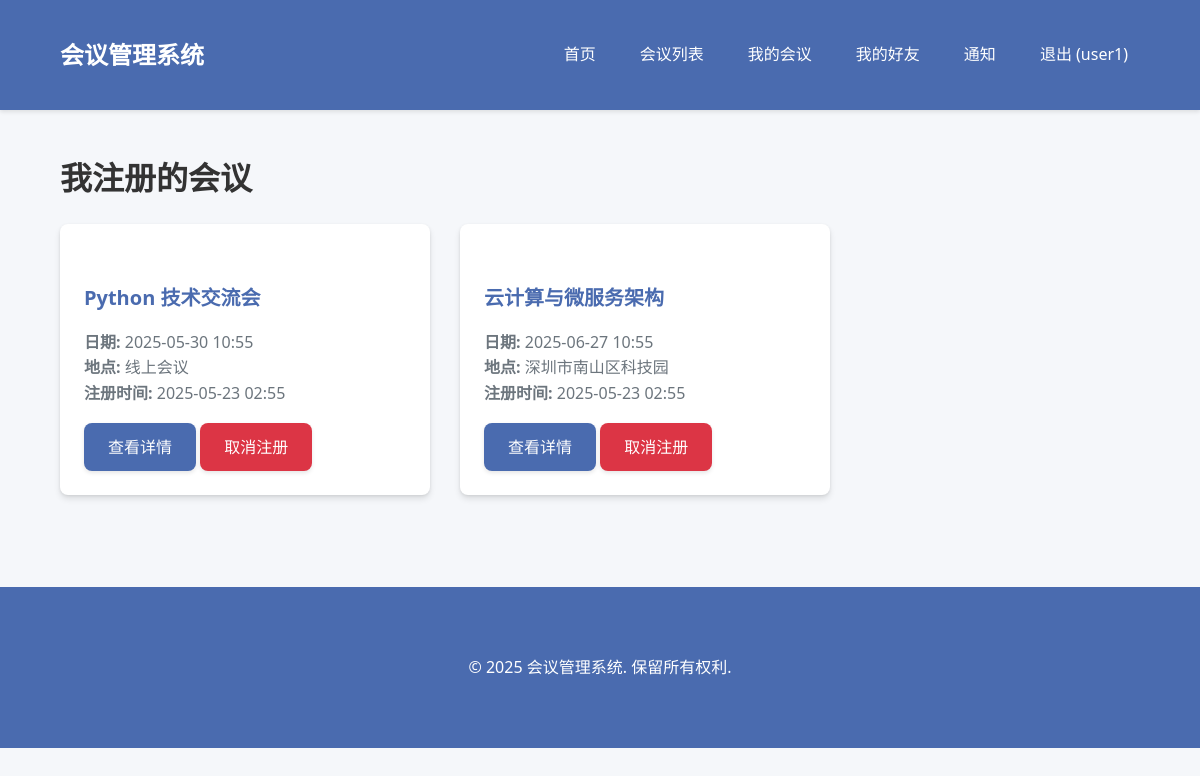
Screenshot of /api/registrations/ (signed in) with the database file from the repository.
### app/database.py (models this page shows)
class User(Base):
    __tablename__ = "users"  # 数据库表名
    id = Column(Integer, primary_key=True, index=True)  # 用户ID，主键
    username = Column(String, unique=True, index=True)  # 用户名，唯一
    email = Column(String, unique=True, index=True)  # 电子邮箱，唯一
    hashed_password = Column(String)  # 哈希后的密码
    is_admin = Column(Boolean, default=False)  # 是否为管理员
    created_at = Column(DateTime, default=datetime.utcnow)  # 创建时间
    conferences = relationship("Conference", back_populates="creator")  # 用户创建的会议
    registrations = relationship("Registration", back_populates="user")  # 用户参加的会议
    sent_friendships = relationship("Friendship", foreign_keys="Friendship.user_id", back_populates="user")  # 发起的好友关系
    received_friendships = relationship("Friendship", foreign_keys="Friendship.friend_id", back_populates="friend")  # 接收的好友关系
    notifications = relationship("Notification", foreign_keys="Notification.user_id", back_populates="user")  # 用户的通知

class Registration(Base):
    __tablename__ = "registrations"  # 数据库表名
    id = Column(Integer, primary_key=True, index=True)  # 注册ID，主键
    user_id = Column(Integer, ForeignKey("users.id"))  # 用户ID，外键
    conference_id = Column(Integer, ForeignKey("conferences.id"))  # 会议ID，外键
    registered_at = Column(DateTime, default=datetime.utcnow)  # 注册时间
    user = relationship("User", back_populates="registrations")  # 参会用户
    conference = relationship("Conference", back_populates="registrations")  # 参加的会议

class Conference(Base):
    __tablename__ = "conferences"  # 数据库表名
    id = Column(Integer, primary_key=True, index=True)  # 会议ID，主键
    title = Column(String, index=True)  # 会议标题
    description = Column(Text)  # 会议描述
    date = Column(DateTime)  # 会议日期
    location = Column(String)  # 会议地点
    created_at = Column(DateTime, default=datetime.utcnow)  # 创建时间
    creator_id = Column(Integer, ForeignKey("users.id"))  # 创建者ID，外键
    creator = relationship("User", back_populates="conferences")  # 会议创建者
    agenda_items = relationship("AgendaItem", back_populates="conference", cascade="all, delete-orphan")  # 会议议程项
    registrations = relationship("Registration", back_populates="conference", cascade="all, delete-orphan")  # 会议参与者

### app/routers/registrations.py (the view)
@router.get("/", response_class=HTMLResponse)
async def my_registrations(
    request: Request,
    db: Session = Depends(get_db),
):
    current_user = None
    token = request.cookies.get("access_token")
    if token and token.startswith("Bearer "):
        try:
            from app.dependencies import get_current_user
            current_user = await get_current_user(token.replace("Bearer ", ""), db)
        except:
            return RedirectResponse(url="/api/auth/login")
    else:
        return RedirectResponse(url="/api/auth/login")
    registrations = registration_crud.get_registrations_by_user(db, user_id=current_user.id)
    return templates.TemplateResponse(
        "user/registrations.html",
        {"request": request, "registrations": registrations, "current_user": current_user},
    )

### app/templates/user/registrations.html (shortened to what this page needs)
{% extends "base.html" %}
{% block content %}
<h1>我注册的会议</h1>
{% if registrations %}
    <div class="row">
        {% for registration in registrations %}
            <div class="col-md-4">
                <div class="card mb-4">
                    <div class="card-body">
                        <h5 class="card-title">{{ registration.conference.title }}</h5>
                        <p class="card-text">
                            <strong>日期:</strong> {{ registration.conference.date.strftime('%Y-%m-%d %H:%M') }}<br>
                            <strong>地点:</strong> {{ registration.conference.location }}<br>
                            <strong>注册时间:</strong> {{ registration.registered_at.strftime('%Y-%m-%d %H:%M') }}
                        </p>
                        <a href="{{ url_for('conference_detail', conference_id=registration.conference.id) }}" class="btn btn-primary">查看详情</a>
                        <a href="{{ url_for('unregister_from_conference', conference_id=registration.conference.id) }}" class="btn btn-danger delete-btn" data-confirm-message="确定要取消注册这个会议吗?">取消注册</a>
                    </div>
                </div>
            </div>
        {% endfor %}
    </div>
{% else %}
    <p>您还没有注册任何会议。</p>
    <p><a href="{{ url_for('list_conferences') }}" class="btn btn-primary">浏览可用会议</a></p>
{% endif %}
{% endblock %}

### app/templates/base.html (shortened to what this page needs)
<!DOCTYPE html>
<html lang="zh-CN">
<head>
    <link rel="stylesheet" href="{{ url_for('static', path='/css/styles.css') }}">
</head>
<body>
    <header>
        <div class="container">
            <a href="/" class="logo">会议管理系统</a>
            <nav>
                <ul>
                    <li><a href="/">首页</a></li>
                    <li><a href="/api/conferences/">会议列表</a></li>
                    {% if current_user %}
                        <li><a href="/api/my-conferences/">我的会议</a></li>
                        <li><a href="/api/friends/">我的好友</a></li>
                        <li>
                            <a href="/api/notifications/">
                                通知
                            </a>
                        </li>
                        <li><a href="/api/auth/logout">退出 ({{ current_user.username }})</a></li>
                    {% else %}
                        <li><a href="/api/auth/login">登录</a></li>
                        <li><a href="/api/auth/register">注册账号</a></li>
                    {% endif %}
                </ul>
            </nav>
        </div>
    </header>
    <main class="container">
        {% block content %}{% endblock %}
    </main>
    <footer>
        <div class="container">
            <p>&copy; 2025 会议管理系统. 保留所有权利.</p>
        </div>
    </footer>
</body>
</html>

### app/static/css/styles.css (style rules this page uses)
:root { --primary-color: #4a6baf; --primary-hover: #3a5a9f; --secondary-color: #6c757d; --success-color: #28a745; --danger-color: #dc3545; --warning-color: #ffc107; --info-color: #17a2b8; --light-color: #f8f9fa; --dark-color: #343a40; --body-bg: #f5f7fa; --card-shadow: 0 4px 6px rgba(0, 0, 0, 0.1), 0 1px 3px rgba(0, 0, 0, 0.08); --transition-speed: 0.3s; --border-radius: 0.5rem; }
body { font-family: 'Segoe UI', Tahoma, Geneva, Verdana, sans-serif; line-height: 1.6; margin: 0; padding: 0; color: #333; background-color: var(--body-bg); transition: background-color var(--transition-speed); }
.container { width: 90%; max-width: 1200px; margin: 0 auto; padding: 20px; }
header { background-color: var(--primary-color); color: #fff; padding: 1rem 0; box-shadow: 0 2px 4px rgba(0, 0, 0, 0.1); position: sticky; top: 0; z-index: 1000; }
header .container { display: flex; justify-content: space-between; align-items: center; }
.logo { font-size: 1.5rem; font-weight: bold; text-decoration: none; color: #fff; transition: transform var(--transition-speed); }
nav ul { display: flex; list-style: none; margin: 0; padding: 0; }
nav ul li { margin-left: 20px; position: relative; }
nav ul li a { color: #fff; text-decoration: none; transition: all var(--transition-speed); padding: 0.5rem 0.75rem; border-radius: var(--border-radius); }
.btn { display: inline-block; font-weight: 500; text-align: center; white-space: nowrap; vertical-align: middle; user-select: none; border: none; padding: 0.75rem 1.5rem; font-size: 1rem; line-height: 1.5; border-radius: var(--border-radius); transition: all var(--transition-speed); cursor: pointer; text-decoration: none; box-shadow: 0 2px 4px rgba(0, 0, 0, 0.1); }
.btn-primary { color: #fff; background-color: var(--primary-color); }
.btn-danger { color: #fff; background-color: var(--danger-color); }
.card { background-color: #fff; border-radius: var(--border-radius); box-shadow: var(--card-shadow); margin-bottom: 1.5rem; overflow: hidden; transition: transform var(--transition-speed), box-shadow var(--transition-speed); }
.card-body { padding: 1.5rem; }
.card-title { margin-bottom: 1rem; font-size: 1.25rem; color: var(--primary-color); }
.card-text { margin-bottom: 1rem; color: var(--secondary-color); }
footer { background-color: var(--primary-color); color: #fff; padding: 2rem 0; margin-top: 3rem; text-align: center; }
.row { display: flex; flex-wrap: wrap; margin-right: -15px; margin-left: -15px; }
.col-md-4 { flex: 0 0 33.333333%; max-width: 33.333333%; padding-right: 15px; padding-left: 15px; }
.mb-4 { margin-bottom: 1.5rem; }

### rows the page displays
User: username "user1"
Registration: conference "Python 技术交流会", conference "2025-05-30 10:55", conference.location "线上会议", registered_at "2025-05-23 02:55"
Registration: conference "云计算与微服务架构", conference "2025-06-27 10:55", conference.location "深圳市南山区科技园", registered_at "2025-05-23 02:55"
